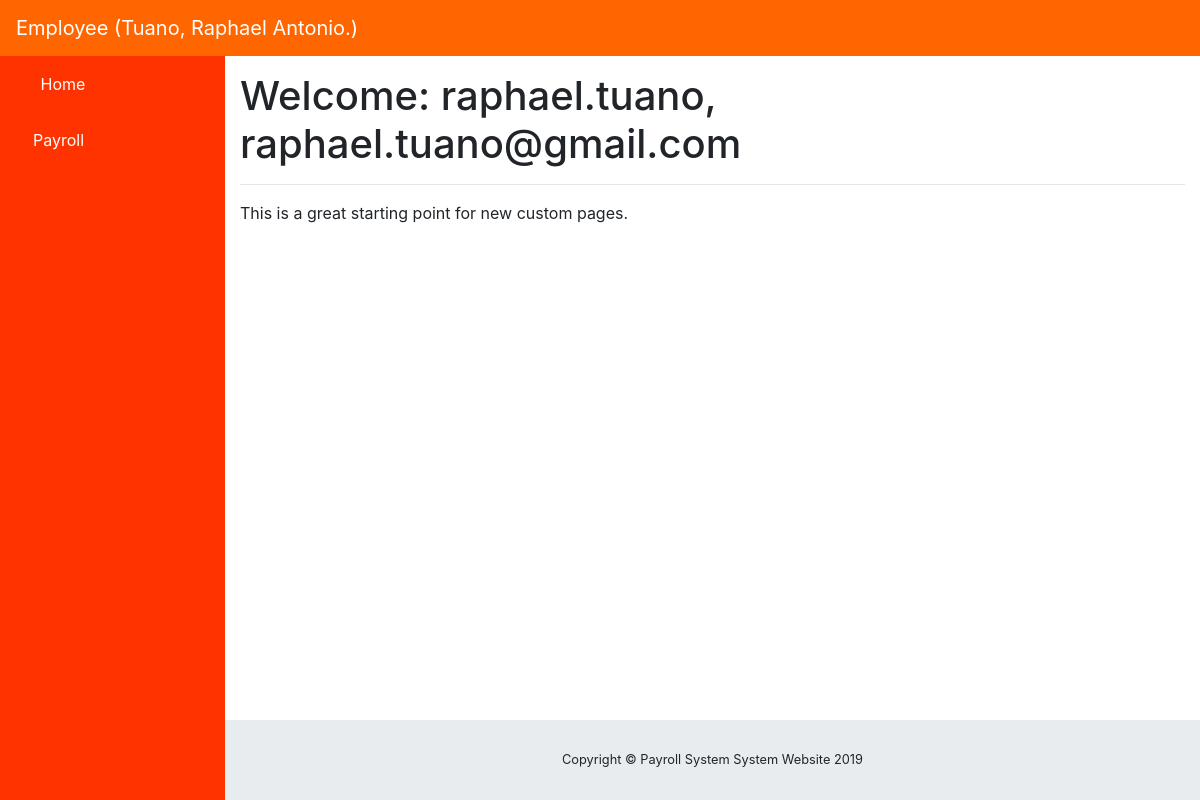
Page /Payroll/client_employee/index_page/ (signed in) on the committed database.
### payrollsystemapp/models.py (models this page shows, shortened)
class ProfileInfo(models.Model):
    GENDER_LIST = (
        ('Male', 'Male'),
        ('Female', 'Female')
    )
    user = models.OneToOneField(User, on_delete=models.CASCADE, related_name="profile_to_user_fk", default="lloyd.garcia")
    first_name = models.CharField(max_length=50)
    middle_name = models.CharField(max_length=50)
    last_name = models.CharField(max_length=50)
    suffix = models.CharField(max_length=50, blank=True, null=True)
    dob = models.DateField()
    mobile_no = models.CharField(max_length=20, unique=True)
    age = models.PositiveIntegerField()
    gender = models.CharField(max_length=50, choices=GENDER_LIST, default='Male')
    address = models.CharField(max_length=250)
    date_added = models.DateTimeField(auto_now=True)

### payrollsystemapp/views.py (the view)
# urls.py: path('Payroll/client_employee/index_page/', views.ClientEmployeeIndexPage.as_view(), name="client_index_page"),
class ClientEmployeeIndexPage(LoginRequiredMixin, TemplateView):
    template_name = "client-employees/client_employee_index_page.html"
    def get_context_data(self, *args, **kwargs):
        context = super(ClientEmployeeIndexPage, self).get_context_data(*args, **kwargs)
        try:
            user = User.objects.all().filter(username=self.request.user)
            profile = ProfileInfo.objects.all().get(user__in=user)
        except User.DoesNotExists:
            raise Http404()
        context.update({
            'user': user,
            'profile': profile,
        })
        return context

### payrollsystemapp/templates/client-employees/client_employee_index_page.html (shortened to what this page needs)
{% extends 'base.html' %}
{% block body_block %}
<nav class="navbar navbar-expand navbar-dark custom-color-header static-top">
    <a class="navbar-brand mr-1" href="{% url 'client_index_page' %}">Employee ({{ profile.last_name|title  }}, {{ profile.first_name|title }} {{ profile.middle_name|title  }}.)</a>
    <button class="btn btn-link btn-sm text-white order-1 order-sm-0" id="sidebarToggle" href="#">
        <i class="fas fa-bars"></i>
    </button>
    {% if request.user.is_authenticated and request.user.is_active %}
    {% if user %}
    {% for u in user %}
    <ul class="navbar-nav ml-auto ml-md-0">
        <li class="nav-item dropdown no-arrow">
            <a class="nav-link dropdown-toggle" href="#" id="userDropdown" role="button" data-toggle="dropdown"
               aria-haspopup="true" aria-expanded="false">
                <i class="fas fa-user-circle fa-fw custom-text-color"></i>
            </a>
        </li>
    </ul>
    {% endfor %}
    {% endif %}
    {% endif %}
</nav>
<div id="wrapper">
    <ul class="sidebar navbar-nav custom-color">
        <li class="nav-item">
            <a class="nav-link" href="{% url 'client_index_page' %}">
                <i class="fas fa-fw fas fa-home text-white"></i>
                <span class="custom-text-color">Home</span>
            </a>
        </li>
        <li class="nav-item">
            <a class="nav-link" href="{% url 'client_employee_payroll_page' %}">
                <i class="fas fa-user-friends custom-text-color"></i>
                <span class="custom-text-color">Payroll</span></a>
        </li>
    </ul>
    <div id="content-wrapper">
        <div class="container-fluid">
            {% if request.user.is_authenticated and request.user.is_active %}
                {% if user %}
                        {% block inner_body %}
                                {% for u in user %}
                                    <h1>Welcome:  {{ u.username }}, {{ u.email}}  </h1>
                                    <hr>
                                    <p>This is a great starting point for new custom pages.</p>
                                {% endfor %}
                        {% endblock inner_body %}
                {% endif %}
            {% endif %}
        </div>
        <footer class="sticky-footer">
            <div class="container my-auto">
                <div class="copyright text-center my-auto">
                    <span>Copyright © Payroll System System Website 2019</span>
                </div>
            </div>
        </footer>
    </div>
</div>
{% endblock body_block %}

### payrollsystemapp/templates/base.html (shortened to what this page needs)
{% load staticfiles %}
<!DOCTYPE html>
<html lang="en">
<head>
    <link href="{% static 'vendor/fontawesome-free/css/all.min.css' %}" rel="stylesheet" type="text/css">
    <link href="{% static 'vendor/datatables/dataTables.bootstrap4.css' %}" rel="stylesheet">
    <link href="{% static 'css/sb-admin.css' %}" rel="stylesheet">
    <link href="{% static 'css/main.css' %}" rel="stylesheet">
    <link rel="stylesheet" href="{% static 'css/gijgo.min.css' %}"/>
    <link rel="stylesheet" href="{% static 'css/gijgo.css'%}">
    <link rel="stylesheet" href="{% static 'css/loading.css' %}">
    <link rel="stylesheet" href="{% static 'css/loading-btn.css' %}">
</head>
<body id="page-top">
{% block body_block %}
{% endblock body_block %}
</body>
</html>

### payrollsystemapp/static/css/main.css (style rules this page uses)
.custom-color-header { background-color: #FF6600; }
.custom-color { background-color: #FF3300; }
.custom-text-color { color: #FFFFFF; }

### rows in the picture
ProfileInfo: last_name "Tuano", first_name "Raphael", middle_name "Antonio"

### other values in the picture
{{ u.username }} "raphael.tuano"
{{ u.email }} "raphael.tuano@gmail.com"
